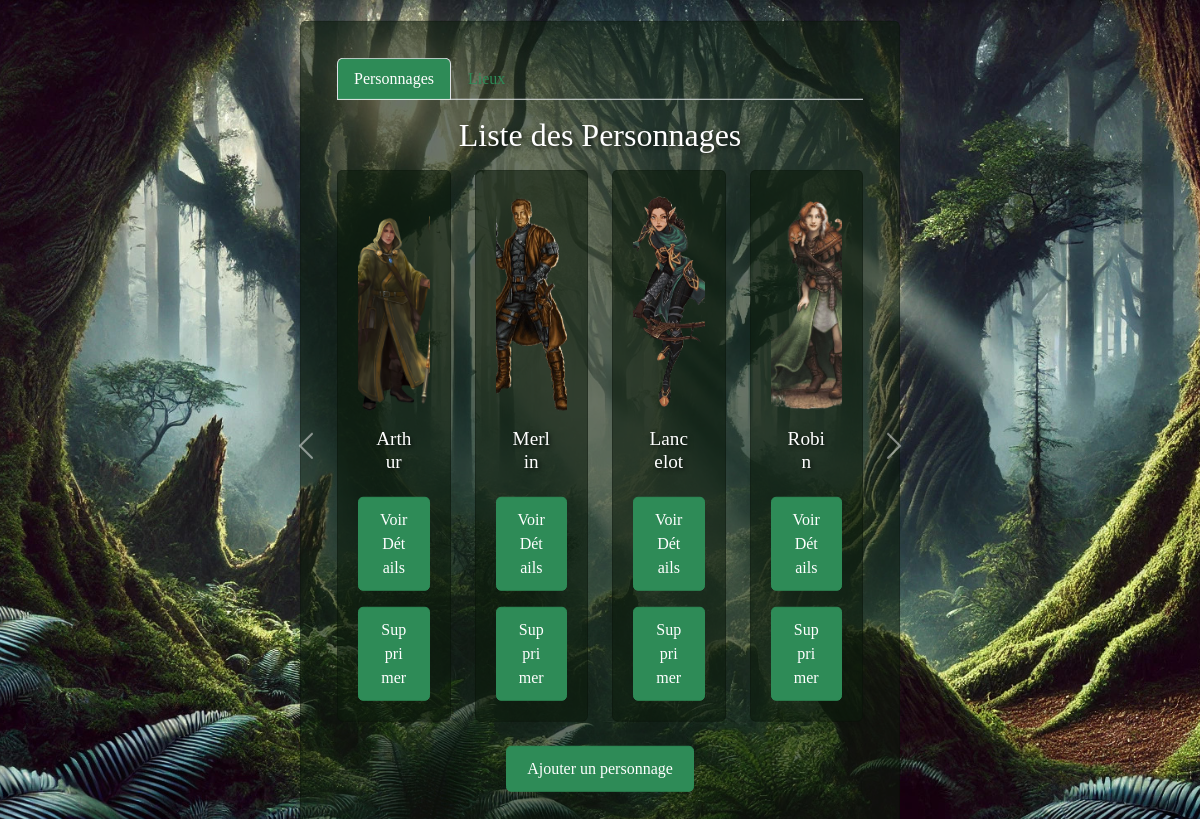
/explore/, run on the app's committed database.
### jeu_de_role/models.py (models this page shows, shortened)
class Character(models.Model):
    id_character = models.CharField(max_length=100, primary_key=True)
    nom = models.CharField(max_length=100)
    etat = models.CharField(max_length=20)
    niveau = models.IntegerField(default=1)
    type = models.CharField(max_length=20, choices=[('Guerrier', 'Guerrier'), ('Mage', 'Mage'), ('Archer', 'Archer')])
    team = models.CharField(max_length=20)
    photo = models.ImageField(upload_to='characters/')
    lieu = models.ForeignKey(Lieu, on_delete=models.CASCADE)

### jeu_de_role/views.py (the view)
# urls.py: path('explore/', views.explore, name='explore'),
def explore(request):
    characters = Character.objects.all()
    lieux = Lieu.objects.all()
    paginator_characters = Paginator(characters, 4)  # 4 personnages par page
    page_number_characters = request.GET.get('page_characters')  # Récupérer la page pour les personnages
    page_obj_characters = paginator_characters.get_page(page_number_characters)
    paginator_lieux = Paginator(lieux, 4)  # 4 lieux par page
    page_number_lieux = request.GET.get('page_lieux')  # Récupérer la page pour les lieux
    page_obj_lieux = paginator_lieux.get_page(page_number_lieux)
    return render(request, 'jeu_de_role/explore.html', {
        'page_obj_characters': page_obj_characters,
        'page_obj_lieux': page_obj_lieux,
    })

### jeu_de_role/templates/jeu_de_role/explore.html (shortened to what this page needs)
{% load static %}
<!DOCTYPE html>
<html lang="en">
    <head>
        <link href="https://cdn.jsdelivr.net/npm/bootstrap@5.3.0-alpha1/dist/css/bootstrap.min.css" rel="stylesheet">
        <link rel="stylesheet" href="{% static 'jeu_de_role/css/jeu_de_role.css' %}">
    </head>
    <body>
        <div class="first">
            <div class="center">
                <div class="card w-80 mx-auto my-4">
                    <div class="card-body">
                        {% block content %}
                        <ul class="nav nav-tabs" id="myTab" role="tablist">
                            <li class="nav-item" role="presentation">
                                <button class="nav-link {% if not request.GET.tab or request.GET.tab == 'personnages' %}active{% endif %}" id="characters-tab" data-bs-toggle="tab" data-bs-target="#characters" type="button" role="tab">Personnages</button>
                            </li>
                            <li class="nav-item" role="presentation">
                                <button class="nav-link {% if request.GET.tab == 'lieux' %}active{% endif %}" id="lieux-tab" data-bs-toggle="tab" data-bs-target="#lieux" type="button" role="tab">Lieux</button>
                            </li>
                        </ul>
                        <div class="tab-content mt-3">
                            <div class="tab-pane fade {% if not request.GET.tab or request.GET.tab == 'personnages' %}show active{% endif %}" id="characters" role="tabpanel">
                                <div class="row">
                                    {% include 'jeu_de_role/character_list.html' %}
                                </div>
                            </div>
                        </div>
                        {% endblock %}
                    </div>
                </div>
            </div>
        </div>
    </body>
</html>

### jeu_de_role/templates/jeu_de_role/character_list.html (shortened to what this page needs)
{% block content %}
<h2 class="text-center mb-3">Liste des Personnages</h2>
{% if page_obj_characters %}
<div id="charactersCarousel" class="carousel slide" data-bs-ride="carousel">
  <div class="carousel-inner">
    <div class="carousel-item active">
      <div class="row justify-content-center">
        {% for character in page_obj_characters %}
        <div class="col-12 col-sm-6 col-md-4 col-lg-3">
          <div class="card" style="width: 100%;">
            <img src="{{ character.photo.url }}" class="card-img-top" alt="{{ character.nom }}">
            <div class="card-body">
              <h5 class="card-title">{{ character.nom }}</h5>
            </div>
            <a href="{% url 'character_detail' character.id_character %}" class="btn btn-lg">Voir Détails</a>
            <a href="{% url 'delete_character' character.id_character %}" class="btn btn-lg mt-3">Supprimer</a>
          </div>
        </div>
        {% endfor %}
      </div>
    </div>
  </div>
  <button class="carousel-control-prev" type="button" data-bs-target="#charactersCarousel" data-bs-slide="prev">
    <span class="carousel-control-prev-icon" aria-hidden="true"></span>
  </button>
  <button class="carousel-control-next" type="button" data-bs-target="#charactersCarousel" data-bs-slide="next">
    <span class="carousel-control-next-icon" aria-hidden="true"></span>
  </button>
</div>
<div class="text-center mt-3">
  <a href="{% url 'add_character' %}" class="btn btn-lg">Ajouter un personnage</a>
</div>
{% else %}
<p class="text-center">Aucun personnage disponible.</p>
{% endif %}
{% endblock %}

### static/jeu_de_role/css/jeu_de_role.css (style rules this page uses)
* { margin: 0; padding: 0; font-family: "Dela Gothic One"; }
body { background-image: url('/static/jeu_de_role/images/img1.jpg'); background-size: cover; background-position: center; background-attachment: fixed; height: 100vh; margin: 0; }
.first { display: flex; flex-direction: column; align-items: center; justify-content: flex-start; padding-top: 50px; }
h2 { color: rgb(255, 255, 255); margin-bottom: 20px; text-shadow: 2px 2px 4px rgba(0, 0, 0, 0.7); }
.center { position: absolute; top: 50%; left: 50%; transform: translate(-50%, -50%); display: flex; justify-content: center; align-items: center; }
.card { background-color: rgba(13, 27, 13, 0.6); margin-top: 0; padding: 20px; }
.center a { background-color: #2E8B57; text-decoration: none; color: white; padding: 10px 20px; border-radius: 5px; text-align: center; }
.card img { height: 220px; border-radius: 10px 10px 0 0; object-fit: cover; }
.card-title { text-align: center; font-size: 1.2rem; color: rgb(255, 255, 255); text-shadow: 2px 2px 4px rgba(0, 0, 0, 0.7); }
.nav-tabs .nav-link.active { background-color: #2E8B57; color: white; }
.nav-tabs .nav-link { color: #2E8B57; }
.btn-lg { font-size: 16px;; background-color: #2E8B57; border-color: #2E8B57; }
.carousel-control-prev, .carousel-control-next { margin-left: -60px; margin-right: -60px; }

### data on the page
Character: photo (picture), nom "Arthur"
Character: photo (picture), nom "Merlin"
Character: photo (picture), nom "Lancelot"
Character: photo (picture), nom "Robin"
